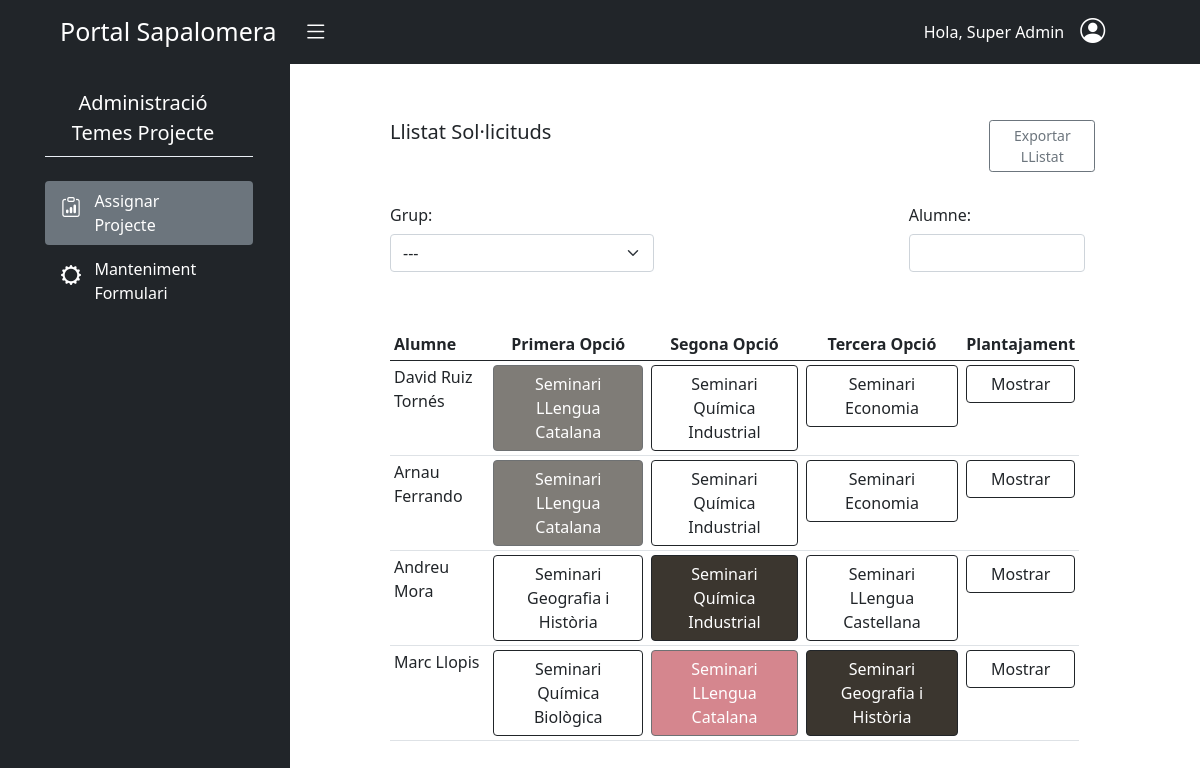
Page /aplicacions/projecte_batxillerat/assignarProjecte/ (signed in) on the committed database.
### batxillerat_projecte/models.py (models this page shows)
class Solicitud(models.Model):
    plantajament = models.TextField()
    seminari = models.ForeignKey(Seminari, on_delete=models.CASCADE)
    usuari = models.ForeignKey(User, on_delete=models.CASCADE)
    assignat = models.BooleanField(default=False)

class Seminari(models.Model):
    nom = models.CharField(max_length=100)
    departament = models.ForeignKey(Departament, on_delete=models.CASCADE)
    places = models.PositiveSmallIntegerField()
    def __str__(self):
        return self.nom

### batxillerat_projecte/decorators.py (the view)
    def func(request, *args, **kwargs):
        if request.user in llistaEncarregats or request.user.is_staff:
            return view_func(request, *args, **kwargs)
        else:
            raise PermissionDenied

### batxillerat_projecte/templates/batx_seminaris/assignar_projecte.html (shortened to what this page needs)
{% extends "base.html" %}
{% load crispy_forms_tags %}
{% load static %}
{% block content %}
<div id="wrapper">
  <div class="container-fluid">
      <div id="sidebar-wrapper">
          <ul class="sidebar-nav">
              <div class="row d-flex justify-content-center">
                  <div class="col-11">
                      <div class="row">
                          <div class="col-11 text-white">
                              <ul>
                                  <li class="colorNavLink fs-5 nav-link pt-4 ps-1 text-center colorNavModificat">Administració </br>Temes Projecte</li>
                                  <div style="background-color:#EAEFF5;height:1px;"></div>
                                  <li class="colorNavLink rounded nav-link mt-4 bg-secondary" role="button">
                                    <div class="row">
                                      <div class="col-sm-2  pt-1">
                                        <i class="bi bi-clipboard-data me-3" style="font-size:20px;"></i>
                                      </div>
                                      <div class="col-sm-8 pe-2  me-4">
                                          Assignar<br>Projecte
                                      </div>
                                    </div>
                                  </li>
                                  <li onclick = "location.href= '{% url 'batxSeminaris:manteniment-formulari' %}'" class=" colorNavLink nav-link color-boto rounded mt-1" role="button">
                                      <div class="row">
                                        <div class="col-sm-2 pt-1">
                                            <i class="bi bi-gear-wide" style="font-size:20px;" ></i>
                                        </div>
                                        <div class="col-sm-8">
                                            Manteniment <br> Formulari
                                        </div>
                                      </div>
                                    </li>
                              </ul>
                          </div>
                      </div>
                  </div>
              </div>
          </ul>
      </div>
      <div id="page-content-wrapper" class="overflow-auto" style="height:85vh">
          <div class="container-fluid">
            <div class="col p-1 ps-5">
              <div class="container p-2">
                <div class="row py-4">
                    <div class="col-sm-4">
                      <h5>Llistat Sol·licituds</h5>
                    </div>
                    <div class="col-sm-5"></div>
                    <div class="col-sm-2 ms-3">
                        <button onclick = "location.href= '{% url 'batxSeminaris:exportar-pdf' %}'" type="button" class="btn btn-outline-secondary btn-sm">Exportar LListat</button>
                    </div>
                </div>
                <div class="row d-flex justify-content-between">
                  <div class="col-auto">
                    <label for="grup" class="col-form-label">Grup:</label>
                    <div>
                      <select class="form-select" id="filter">
                        <option selected value="Tots">---</option>
                      </select>
                    </div>
                  </div>
                  <div class="col-sm-4">
                    <label for="alumne" class="col-form-label">Alumne:</label>
                    <div class="col-md-9">
                      <input type="input" id="alumne" class="form-control">
                    </div>
                  </div>
                </div>
                <div class="row py-2">
                  <div class="col-md-11 py-5">
                    <table class=" table-responsive table table-sm table-hover">
                      <thead>
                        <tr>
                            <th>Alumne</th>
                            <th class="text-center">Primera Opció</th>
                            <th class="text-center">Segona Opció</th>
                            <th class="text-center">Tercera Opció</th>
                            <th class="text-center">Plantajament</th>
                        </tr>
                      </thead>
                      <tbody id="taulaSolicituds">
                        {% for key, value in llista_solicituds %}
                          <tr grup="{{value.0.usuari.groups.all.0}}">
                            <td>{{value.0.usuari.get_full_name}}</td>
                              {% for solicitud in value %}
                                <td>
                                  <span data-bs-toggle="popover"
                                        data-bs-trigger="hover"
                                        data-bs-placement="top"
                                        data-bs-content="Places Disponibles: {% for places in placesDisponibles %}{% if solicitud.seminari_id == places.seminari %}{{places.num_places}}{% endif %} {% endfor %} " >
                                    <button
                                      type="button"
                                      class="btn btn-outline-dark w-100 {% if solicitud.assignat == True %}active{% endif %}"
                                      {% for places in placesDisponibles %}{% if solicitud.seminari_id == places.seminari %}{% if places.num_places == 0 %}disabled='disabled'{% endif %}{% endif %} {% endfor %}
                                      usuari-id="{{solicitud.usuari_id}}"
                                      solicitud-id="{{solicitud.id}}"
                                      seminari-id="{{solicitud.seminari_id}}" >{{solicitud.seminari}}</button>
                                  </span>
                                </td>
                              {% endfor %}
                              <td>
                                <button type="button"
                                        class="btn btn-outline-dark w-100"
                                        data-bs-toggle="collapse"
                                        data-bs-target="#mostrar{{key}}"
                                        aria-controls="mostrar{{key}}">Mostrar</button>
                              </td>
                          </tr>
                        {% endfor %}
                      </tbody>
                    </table>
                  </div>
                </div>
              </div>
            </div>
          </div>
      </div>
  </div>
</div>
{% endblock %}

### templates/navbar.html (shortened to what this page needs)
<nav class="navbar navbar-expand-lg navbar-dark  bg-dark">
  <div class="container-fluid">
    <a class="navbar-brand ps-5" style="font-size: 25px;">
      Portal Sapalomera
      <i id="menu-toggle" type="button" class="navbar-toggle collapsed bg-dark bi bi-list" style="padding-left: 20px; font-size:25px;"collapse" data-target="#navbar" aria-expanded="false" aria-controls="navbar"></i>
    </a>
    <div style="margin-right: 5%;">
      <ul class="navbar-nav" >
        <li class="nav-item"><a class="nav-link" style="color: white;" >Hola, {{user.get_full_name}}</a></li>
        <div class="dropdown pe-4">
          <a class="p-0 ps-2 text-dark" role="button" id="dropdownMenuLink"  data-bs-toggle="dropdown" aria-expanded="false">
            <i class=" bi bi-person-circle text-white" style="font-size: 25px;"></i>
          </a>
        </div>
      </ul>
    </div>
  </div>
</nav>

### static/css/style.css (style rules this page uses)
#wrapper { padding-left: 0; -webkit-transition: all 0.5s ease; -moz-transition: all 0.5s ease; -o-transition: all 0.5s ease; transition: all 0.5s ease; }
#sidebar-wrapper { overflow-y: scroll; overflow-x: hidden; position: fixed; left: 290px; z-index: 1000; overflow-y: auto; margin-left: -290px; width: 0; height: 100%; background:#212529; -webkit-transition: all 0.5s ease; -moz-transition: all 0.5s ease; -o-transition: all 0.5s ease; transition: all 0.5s ease; }
#page-content-wrapper { padding: 15px; width: 100%; }
.sidebar-nav { position: absolute; top: 0; margin: 0; padding: 0; width: 290px; list-style: none; }
@media (min-width: 768px) { #wrapper { padding-left: 290px; } }
@media (min-width: 768px) { #sidebar-wrapper { width: 290px; } }
@media (min-width: 768px) { #page-content-wrapper { padding: 20px; } }
.colorNavLink { color: white !important; }
.active { background-color: #3b362f !important; color:white !important; }
.butoDesactivat { background-color: #bf4552 !important; color: #ffffff !important; }

### rows in the picture
Solicitud: usuari.last_name "David Ruiz Tornés", seminari "Seminari LLengua Catalana"
Solicitud: seminari "Seminari Química Industrial"
Solicitud: seminari "Seminari Economia"
Solicitud: usuari.last_name "Arnau Ferrando", seminari "Seminari LLengua Catalana"
Solicitud: seminari "Seminari Química Industrial"
Solicitud: seminari "Seminari Economia"
Solicitud: usuari.last_name "Andreu Mora", seminari "Seminari Geografia i Història"
Solicitud: seminari "Seminari Química Industrial"
Solicitud: seminari "Seminari LLengua Castellana"
Solicitud: usuari.last_name "Marc Llopis", seminari "Seminari Química Biològica"
Solicitud: seminari "Seminari LLengua Catalana"
Solicitud: seminari "Seminari Geografia i Història"

### other values in the picture
{{ user.get_full_name }} "Super Admin"
